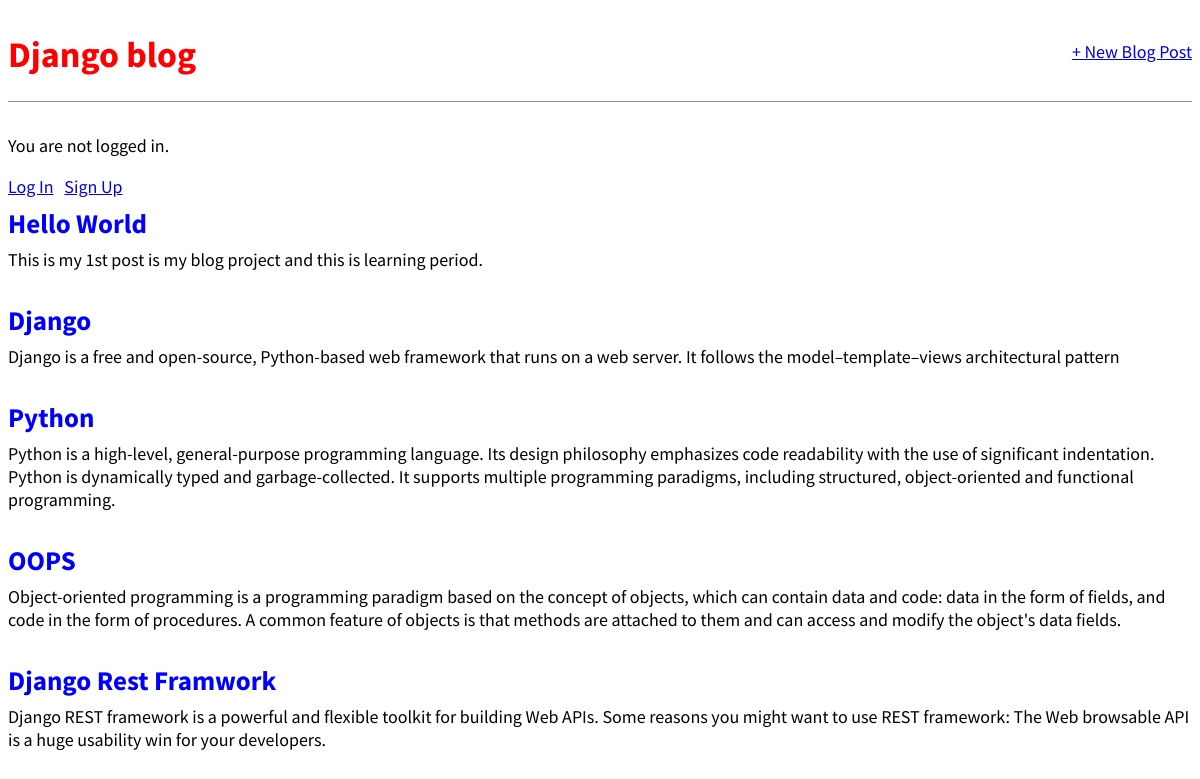
The page / on the database its author committed.
### blog/models.py (models this page shows, shortened)
class Post(models.Model):
    title = models.CharField(max_length=200)
    author = models.ForeignKey(
        'auth.user',
        on_delete=models.CASCADE,
    )
    body = models.TextField()

### blog/views.py (the view)
# urls.py: path('', BlogListView.as_view(), name = 'home'),
class BlogListView(ListView):
    model = Post
    template_name = 'blog/home.html'

### blog/templates/blog/home.html
{% extends 'blog/basic.html' %}
{% block content %}
{% for post in object_list %}
<div class="post-entry">
<h2><a href="{% url 'post_detail' post.pk %}">{{ post.title }}</a></h2>
<p>{{ post.body }}</p>
</div>
{% endfor %}
{% endblock content %}

### blog/templates/blog/basic.html (shortened to what this page needs)
{% load static %}
<html>
<head>
<link href="{% static 'css/base.css'%}" rel="stylesheet">
</head>
<body>
<div>
<header>
    <div class = "nav-left">
    <h1><a href="{% url 'home' %}">Django blog</a></h1>
    </div>
    <div class = "nav-right">
        <a href = "{% url 'post_new' %}"> + New Blog Post</a>
    </div>
</header>
{% if user.is_authenticated %}
  <p> Hi {{user.username}}!</p>
  <p><a href = "{% url 'logout' %}">Log Out</a></p>
{% else %}
  <p> You are not logged in.</p>
  <a href="{% url 'login' %}">Log In</a>
  <a href="{% url 'signup' %}">Sign Up</a>
{% endif %}
        {% block content %}
        {% endblock content %}
</div>
</body>
</html>

### blog/static/css/base.css (style rules this page uses)
body { font-family: 'Source Sans Pro', sans-serif; font-size: 18px; }
header { border-bottom: 1px solid #999; margin-bottom: 2rem; display: flex; }
header h1 a { color:red; text-decoration: none; }
.nav-left { margin-right: auto; }
.nav-right { display: flex; padding-top: 2rem; }
.post-entry { margin-bottom: 2rem; }
.post-entry h2 { margin: 0.5rem 0; }
.post-entry h2 a, .post-entry h2 a:visited { color: blue; text-decoration: none; }
.post-entry p { margin: 0; font-weight: 400; }

### rows shown on the page
Post: title "Hello World", body "This is my 1st post is my blog project and this is learning period."
Post: title "Django", body "Django is a free and open-source, Python-based web framework that runs on a web server. It follows the model–template–views architectural pattern"
Post: title "Python", body "Python is a high-level, general-purpose programming language. Its design philosophy emphasizes code readability with the use of significant indentation. Python is dynamically typed and garbage-collected. It supports multiple programming paradigms, including structured, object-oriented and functional programming."
Post: title "OOPS", body "Object-oriented programming is a programming paradigm based on the concept of objects, which can contain data and code: data in the form of fields, and code in the form of procedures. A common feature of objects is that methods are attached to them and can access and modify the object's data fields."
Post: title "Django Rest Framwork", body "Django REST framework is a powerful and flexible toolkit for building Web APIs. Some reasons you might want to use REST framework: The Web browsable API is a huge usability win for your developers."
